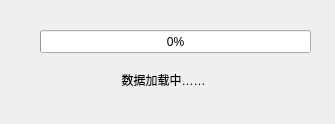
<?xml version="1.0" encoding="UTF-8"?>
<ui version="4.0">
 <class>Dialog</class>
 <widget class="QDialog" name="Dialog">
  <property name="geometry">
   <rect>
    <x>0</x>
    <y>0</y>
    <width>335</width>
    <height>124</height>
   </rect>
  </property>
  <property name="windowTitle">
   <string>Dialog</string>
  </property>
  <widget class="QProgressBar" name="progressBar">
   <property name="geometry">
    <rect>
     <x>40</x>
     <y>30</y>
     <width>271</width>
     <height>23</height>
    </rect>
   </property>
   <property name="value">
    <number>0</number>
   </property>
  </widget>
  <widget class="QLabel" name="label">
   <property name="geometry">
    <rect>
     <x>43</x>
     <y>70</y>
     <width>241</width>
     <height>20</height>
    </rect>
   </property>
   <property name="text">
    <string>&lt;html&gt;&lt;head/&gt;&lt;body&gt;&lt;p align=&quot;center&quot;&gt;数据加载中……&lt;/p&gt;&lt;/body&gt;&lt;/html&gt;</string>
   </property>
  </widget>
 </widget>
 <resources/>
 <connections/>
</ui>
